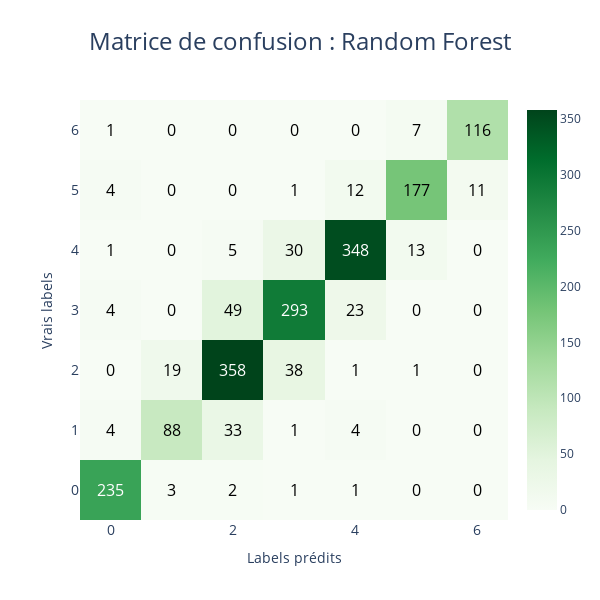

The cell this chart's notebook holds for it:
### Code cell
rfc = RandomForestClassifier(n_estimators=200, criterion='entropy', n_jobs=-1, random_state=42)
rfc.fit(X_train, y_train)
rfc_pred = rfc.predict(X_test)

co2.viz.plot_confusion_matrix(y_test, rfc_pred, palette='Greens', classes=dtc.classes_, title=': Random Forest', save=True, format='png')
co2.styles.display_classification_report(y_test, rfc_pred)

### Figure 1 — Plotly figure (JSON) as saved in the notebook; plotly's stock layout.template omitted (floating-point values rounded to 4 significant figures)
{"data": [{"colorscale": [[0, "rgb(247,252,245)"], [0.125, "rgb(229,245,224)"], [0.25, "rgb(199,233,192)"], [0.375, "rgb(161,217,155)"], [0.5, "rgb(116,196,118)"], [0.625, "rgb(65,171,93)"], [0.75, "rgb(35,139,69)"], [0.875, "rgb(0,109,44)"], [1, "rgb(0,68,27)"]], "type": "heatmap", "x": [0, 1, 2, 3, 4, 5, 6], "y": [0, 1, 2, 3, 4, 5, 6], "z": [[235, 3, 2, 1, 1, 0, 0], [4, 88, 33, 1, 4, 0, 0], [0, 19, 358, 38, 1, 1, 0], [4, 0, 49, 293, 23, 0, 0], [1, 0, 5, 30, 348, 13, 0], [4, 0, 0, 1, 12, 177, 11], [1, 0, 0, 0, 0, 7, 116]]}], "layout": {"annotations": [{"font": {"color": "white", "size": 16}, "showarrow": false, "text": "235", "x": 0, "y": 0}, {"font": {"color": "black", "size": 16}, "showarrow": false, "text": "3", "x": 1, "y": 0}, {"font": {"color": "black", "size": 16}, "showarrow": false, "text": "2", "x": 2, "y": 0}, {"font": {"color": "black", "size": 16}, "showarrow": false, "text": "1", "x": 3, "y": 0}, {"font": {"color": "black", "size": 16}, "showarrow": false, "text": "1", "x": 4, "y": 0}, {"font": {"color": "black", "size": 16}, "showarrow": false, "text": "0", "x": 5, "y": 0}, {"font": {"color": "black", "size": 16}, "showarrow": false, "text": "0", "x": 6, "y": 0}, {"font": {"color": "black", "size": 16}, "showarrow": false, "text": "4", "x": 0, "y": 1}, {"font": {"color": "black", "size": 16}, "showarrow": false, "text": "88", "x": 1, "y": 1}, {"font": {"color": "black", "size": 16}, "showarrow": false, "text": "33", "x": 2, "y": 1}, {"font": {"color": "black", "size": 16}, "showarrow": false, "text": "1", "x": 3, "y": 1}, {"font": {"color": "black", "size": 16}, "showarrow": false, "text": "4", "x": 4, "y": 1}, {"font": {"color": "black", "size": 16}, "showarrow": false, "text": "0", "x": 5, "y": 1}, {"font": {"color": "black", "size": 16}, "showarrow": false, "text": "0", "x": 6, "y": 1}, {"font": {"color": "black", "size": 16}, "showarrow": false, "text": "0", "x": 0, "y": 2}, {"font": {"color": "black", "size": 16}, "showarrow": false, "text": "19", "x": 1, "y": 2}, {"font": {"color": "white", "size": 16}, "showarrow": false, "text": "358", "x": 2, "y": 2}, {"font": {"color": "black", "size": 16}, "showarrow": false, "text": "38", "x": 3, "y": 2}, {"font": {"color": "black", "size": 16}, "showarrow": false, "text": "1", "x": 4, "y": 2}, {"font": {"color": "black", "size": 16}, "showarrow": false, "text": "1", "x": 5, "y": 2}, {"font": {"color": "black", "size": 16}, "showarrow": false, "text": "0", "x": 6, "y": 2}, {"font": {"color": "black", "size": 16}, "showarrow": false, "text": "4", "x": 0, "y": 3}, {"font": {"color": "black", "size": 16}, "showarrow": false, "text": "0", "x": 1, "y": 3}, {"font": {"color": "black", "size": 16}, "showarrow": false, "text": "49", "x": 2, "y": 3}, {"font": {"color": "white", "size": 16}, "showarrow": false, "text": "293", "x": 3, "y": 3}, {"font": {"color": "black", "size": 16}, "showarrow": false, "text": "23", "x": 4, "y": 3}, {"font": {"color": "black", "size": 16}, "showarrow": false, "text": "0", "x": 5, "y": 3}, {"font": {"color": "black", "size": 16}, "showarrow": false, "text": "0", "x": 6, "y": 3}, {"font": {"color": "black", "size": 16}, "showarrow": false, "text": "1", "x": 0, "y": 4}, {"font": {"color": "black", "size": 16}, "showarrow": false, "text": "0", "x": 1, "y": 4}, {"font": {"color": "black", "size": 16}, "showarrow": false, "text": "5", "x": 2, "y": 4}, {"font": {"color": "black", "size": 16}, "showarrow": false, "text": "30", "x": 3, "y": 4}, {"font": {"color": "white", "size": 16}, "showarrow": false, "text": "348", "x": 4, "y": 4}, {"font": {"color": "black", "size": 16}, "showarrow": false, "text": "13", "x": 5, "y": 4}, {"font": {"color": "black", "size": 16}, "showarrow": false, "text": "0", "x": 6, "y": 4}, {"font": {"color": "black", "size": 16}, "showarrow": false, "text": "4", "x": 0, "y": 5}, {"font": {"color": "black", "size": 16}, "showarrow": false, "text": "0", "x": 1, "y": 5}, {"font": {"color": "black", "size": 16}, "showarrow": false, "text": "0", "x": 2, "y": 5}, {"font": {"color": "black", "size": 16}, "showarrow": false, "text": "1", "x": 3, "y": 5}, {"font": {"color": "black", "size": 16}, "showarrow": false, "text": "12", "x": 4, "y": 5}, {"font": {"color": "black", "size": 16}, "showarrow": false, "text": "177", "x": 5, "y": 5}, {"font": {"color": "black", "size": 16}, "showarrow": false, "text": "11", "x": 6, "y": 5}, {"font": {"color": "black", "size": 16}, "showarrow": false, "text": "1", "x": 0, "y": 6}, {"font": {"color": "black", "size": 16}, "showarrow": false, "text": "0", "x": 1, "y": 6}, {"font": {"color": "black", "size": 16}, "showarrow": false, "text": "0", "x": 2, "y": 6}, {"font": {"color": "black", "size": 16}, "showarrow": false, "text": "0", "x": 3, "y": 6}, {"font": {"color": "black", "size": 16}, "showarrow": false, "text": "0", "x": 4, "y": 6}, {"font": {"color": "black", "size": 16}, "showarrow": false, "text": "7", "x": 5, "y": 6}, {"font": {"color": "black", "size": 16}, "showarrow": false, "text": "116", "x": 6, "y": 6}], "autosize": false, "height": 600, "title": {"font": {"size": 24}, "text": "Matrice de confusion : Random Forest", "x": 0.5}, "width": 600, "xaxis": {"tickfont": {"size": 14}, "title": {"text": "Labels prédits"}}, "yaxis": {"tickfont": {"size": 14}, "title": {"text": "Vrais labels"}}}}
